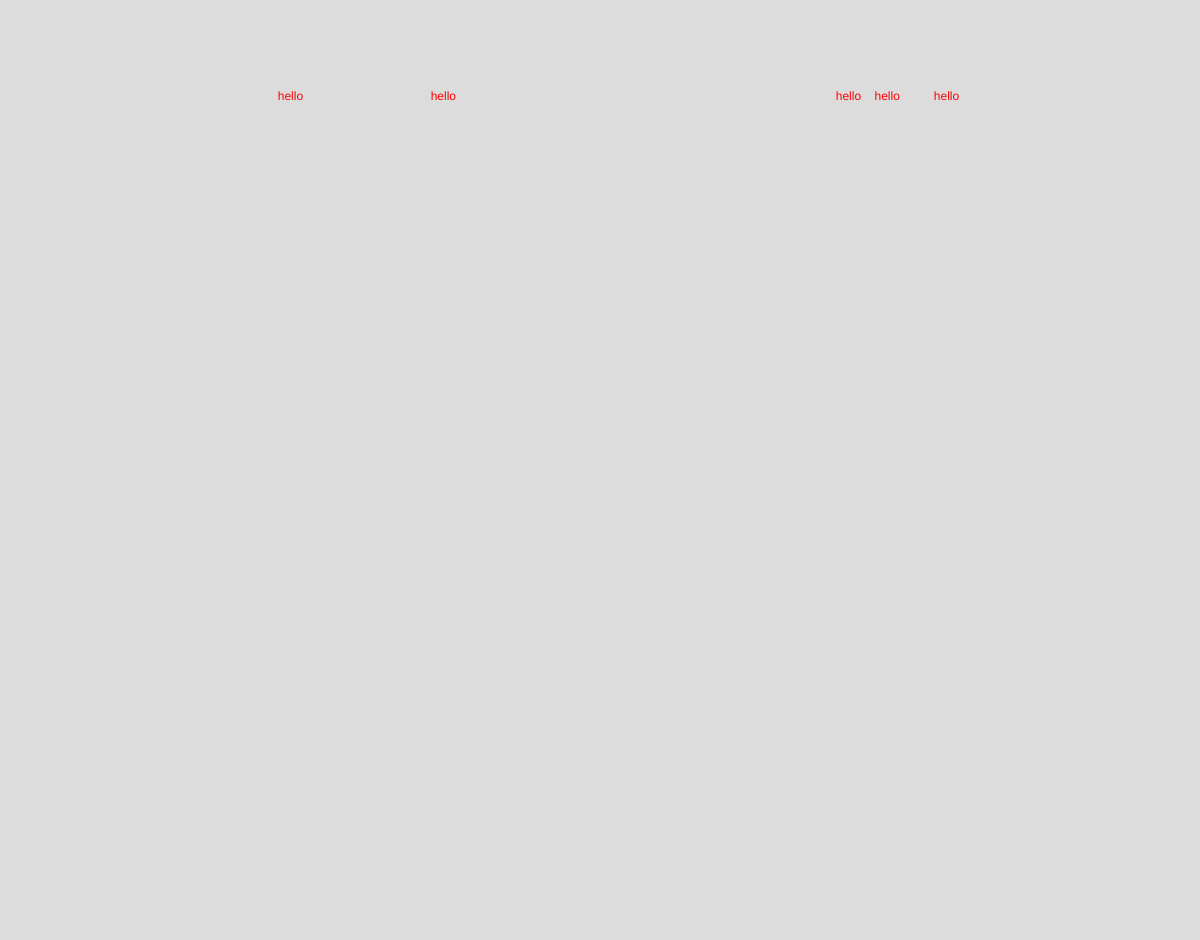
Frame 1 (no input)
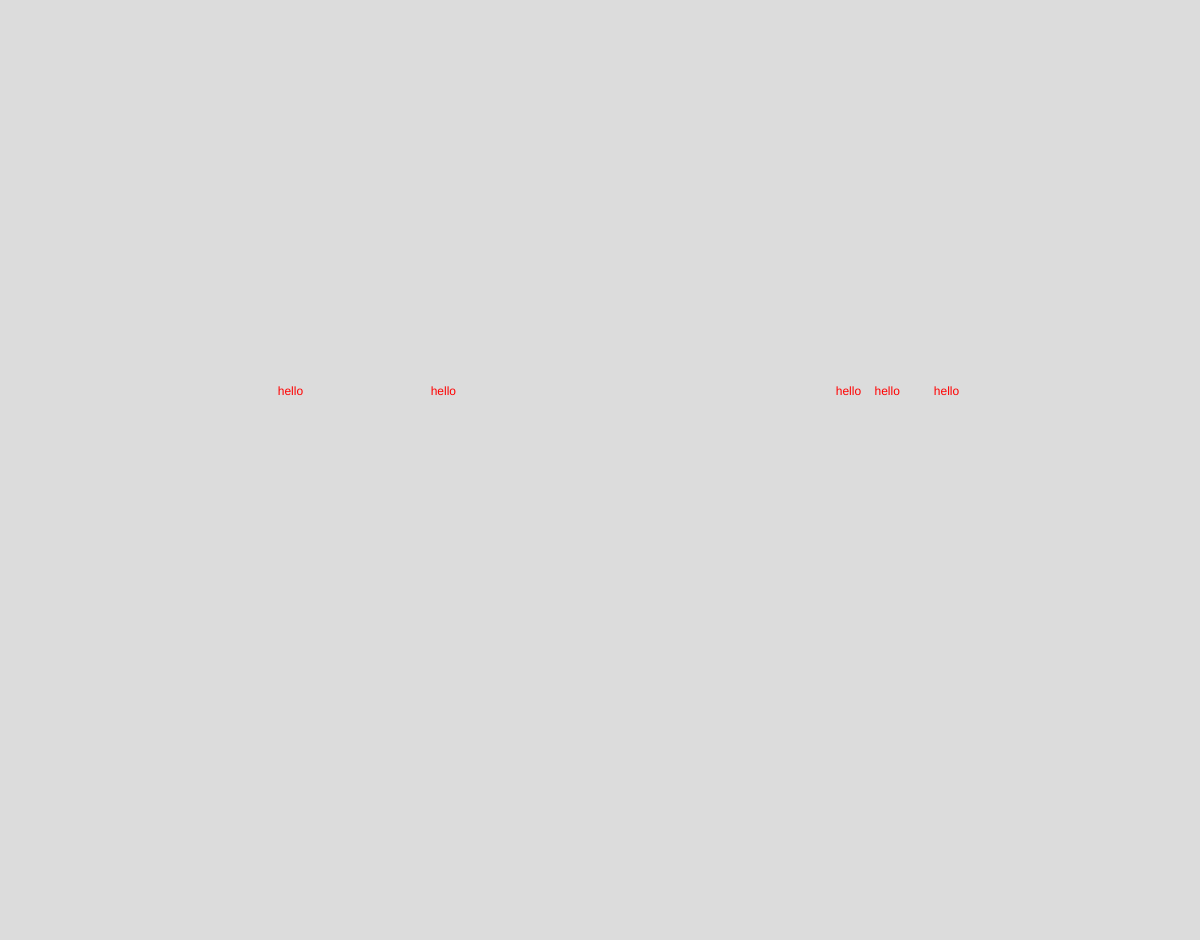
Frame 60 (no input)
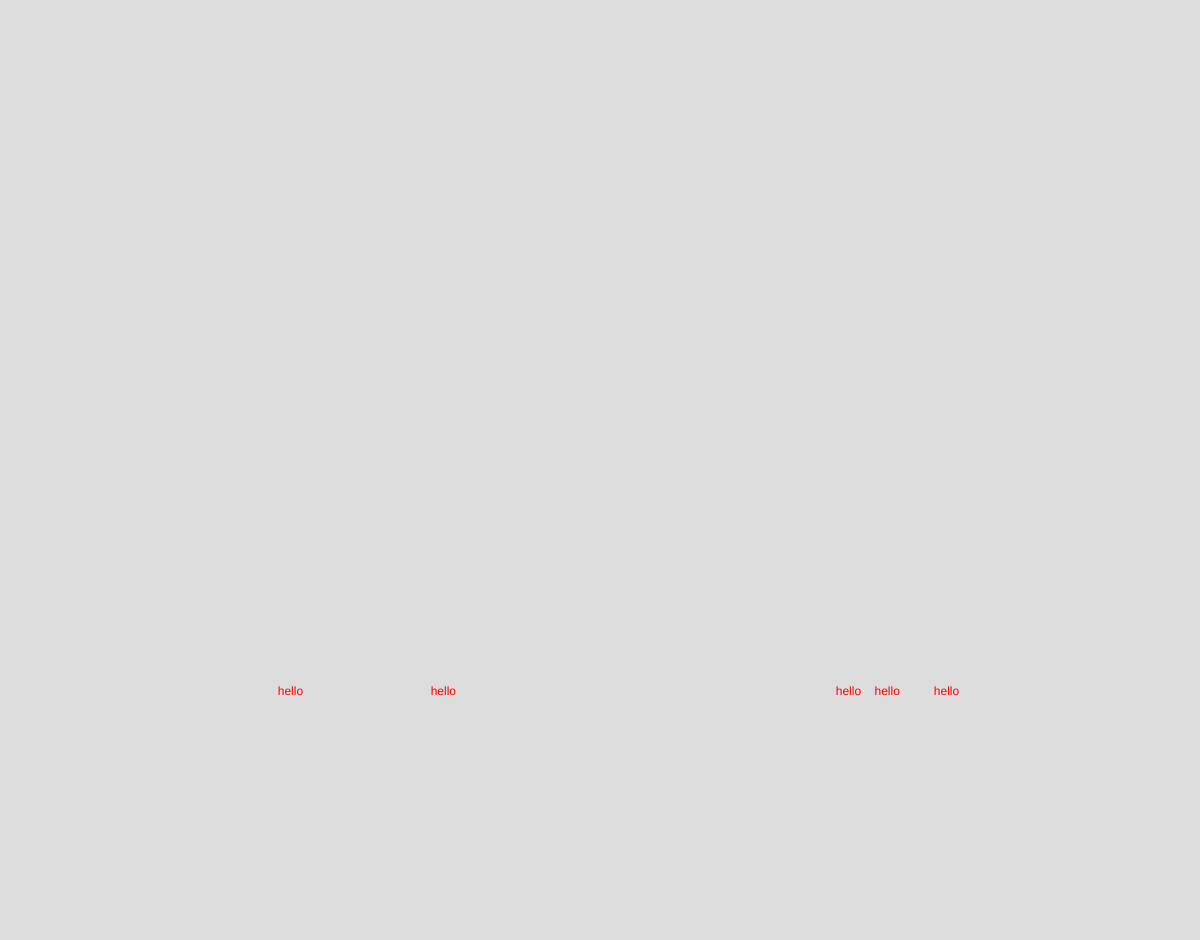
Frame 120 (the mouse pressed at the canvas centre since frame 60)

The p5.js sketch that drew these frames (run headless with seeded random() and noise() and a simulated clock; from frame 60 on, the mouse is pressed at the canvas centre):

// p5.js sketch
// ── sketch.js
let vs = [];

class Word{
    constructor(w,x,y,color){
        this.w = w;
        this.x = x;
        this.y = y;
        this.color = color;
    }
    display(){
        fill(this.color);
        text(this.w,this.x,this.y);
    }
    randomColor(){
        this.color = random(["rgb(255,0,0)","rgb(0,255,0)","rgb(0,0,255)"])
    }
}

function setup() {
    createCanvas(windowWidth,windowHeight-60);
    background(220);
    for (let index = 0; index < 5; index++) {
        word = new Word('hello',random(50,width-50),100,"rgb(255,0,0)");
        vs.push(word);
    }
}

function windowResized() {
    setup();
}

function draw(){
    background(220);
    for (let index = 0; index < vs.length; index++) {
        vs[index].display();
        if (vs[index].y>height){
            vs[index].randomColor();
            vs[index].y = 50;
            vs[index].x = random(50,width-50);
        }else{
            vs[index].y += 5;
        }
    }
}
